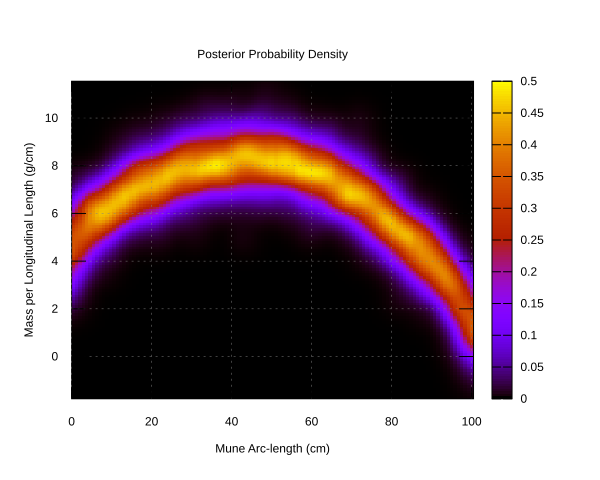

Reproduce this figure in gnuplot.
set pm3d map
set xrange [0.0:100.473414986059]
set xlabel "Mune Arc-length (cm)"
set yrange [-1.7721094431932396:11.543925723665119]
set ylabel "Mass per Longitudinal Length (g/cm)"
set title "Posterior Probability Density"
set grid
set terminal svg
set output "/Users/gvn/Documents/Entrolution/Development/BayKen/src/main/results/Pony/99aa5100ef15cb8f9e2357c7a9633a1cd4d8edf5cdc08b4647f9d179/a842a48e177ff01cae888e36d32e14d7c8f45b575bfdbff96fccddbb/results/posterior_samples__mass_per_length.svg"
splot "/Users/gvn/Documents/Entrolution/Development/BayKen/src/main/results/Pony/99aa5100ef15cb8f9e2357c7a9633a1cd4d8edf5cdc08b4647f9d179/a842a48e177ff01cae888e36d32e14d7c8f45b575bfdbff96fccddbb/results/posterior_samples__mass_per_length.dat" notitle
